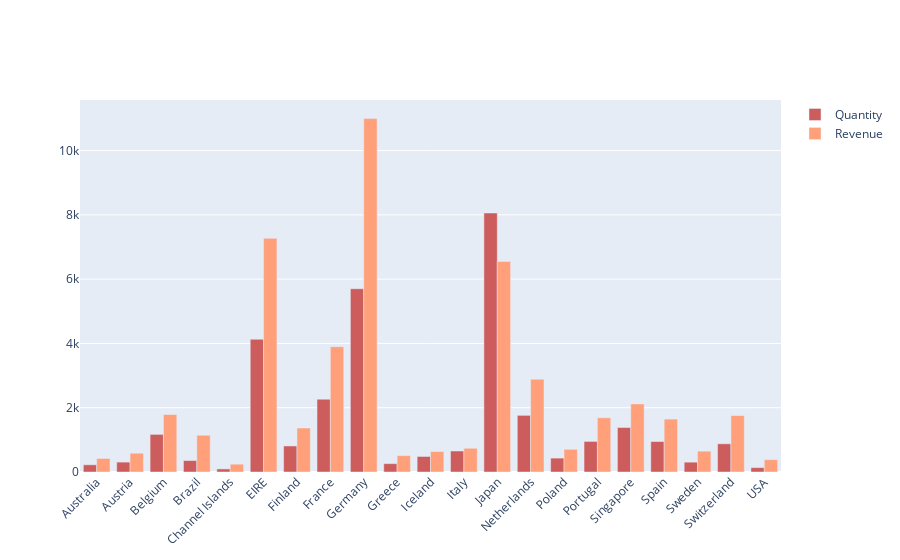

This figure's notebook cell:
### Code cell
fig5 = go.Figure(data=[
    go.Bar(name='CREAM HANGING HEART T-LIGHT HOLDER', x=dataRevenue.Country, y=dataRevenue.Revenue),
    go.Bar(name='JUMBO BAG RED RETROSPOT', x=dataRevenue.Country, y=dataRevenue.Revenue),
    go.Bar(name='REGENCY CAKESTAND 3 TIER', x=dataRevenue.Country, y=dataRevenue.Revenue)
])
# Change the bar mode
fig.update_layout(barmode='group')
fig.show()

### Figure 1 — Plotly figure (JSON) as saved in the notebook; plotly's stock layout.template omitted (floating-point values rounded to 4 significant figures)
{"data": [{"marker": {"color": "indianred"}, "name": "Quantity", "type": "bar", "x": ["Australia", "Austria", "Belgium", "Brazil", "Channel Islands", "EIRE", "Finland", "France", "Germany", "Greece", "Iceland", "Italy", "Japan", "Netherlands", "Poland", "Portugal", "Singapore", "Spain", "Sweden", "Switzerland", "USA"], "y": [224, 308, 1170, 356, 96, 4129, 810, 2265, 5702, 260, 483, 653, 8058, 1762, 432, 951, 1384, 948, 306, 878, 137]}, {"marker": {"color": "lightsalmon"}, "name": "Revenue", "type": "bar", "x": ["Australia", "Austria", "Belgium", "Brazil", "Channel Islands", "EIRE", "Finland", "France", "Germany", "Greece", "Iceland", "Italy", "Japan", "Netherlands", "Poland", "Portugal", "Singapore", "Spain", "Sweden", "Switzerland", "USA"], "y": [421.6, 584.8, 1788.0, 1144.0, 243.0, 7270.0, 1369.0, 3899.0, 10990.0, 509.7, 636.2, 737.8, 6549.0, 2887.0, 705.8, 1688.0, 2119.0, 1646.0, 649.1, 1757.0, 383.9]}], "layout": {"barmode": "group", "xaxis": {"tickangle": -45}}}
